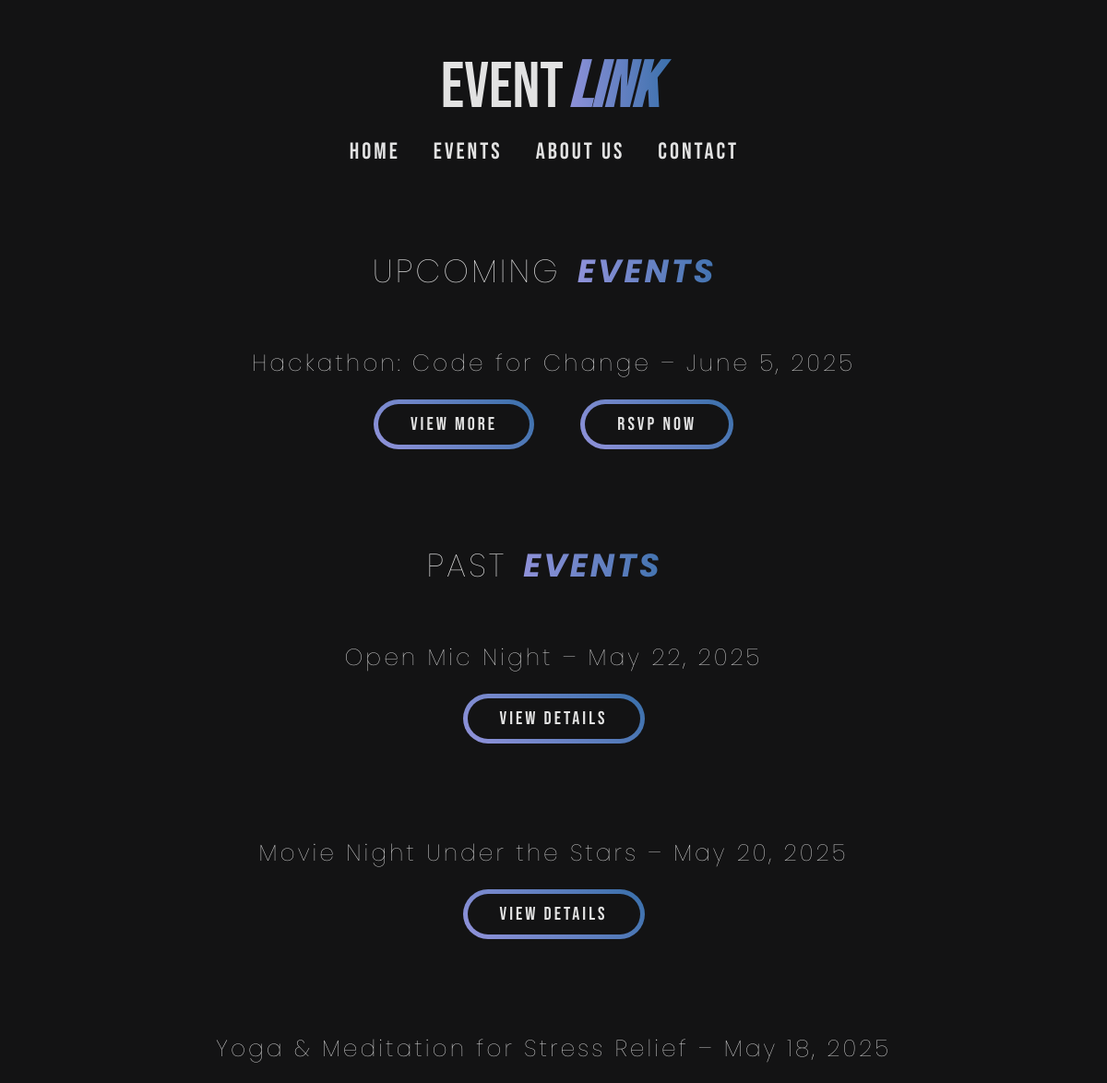
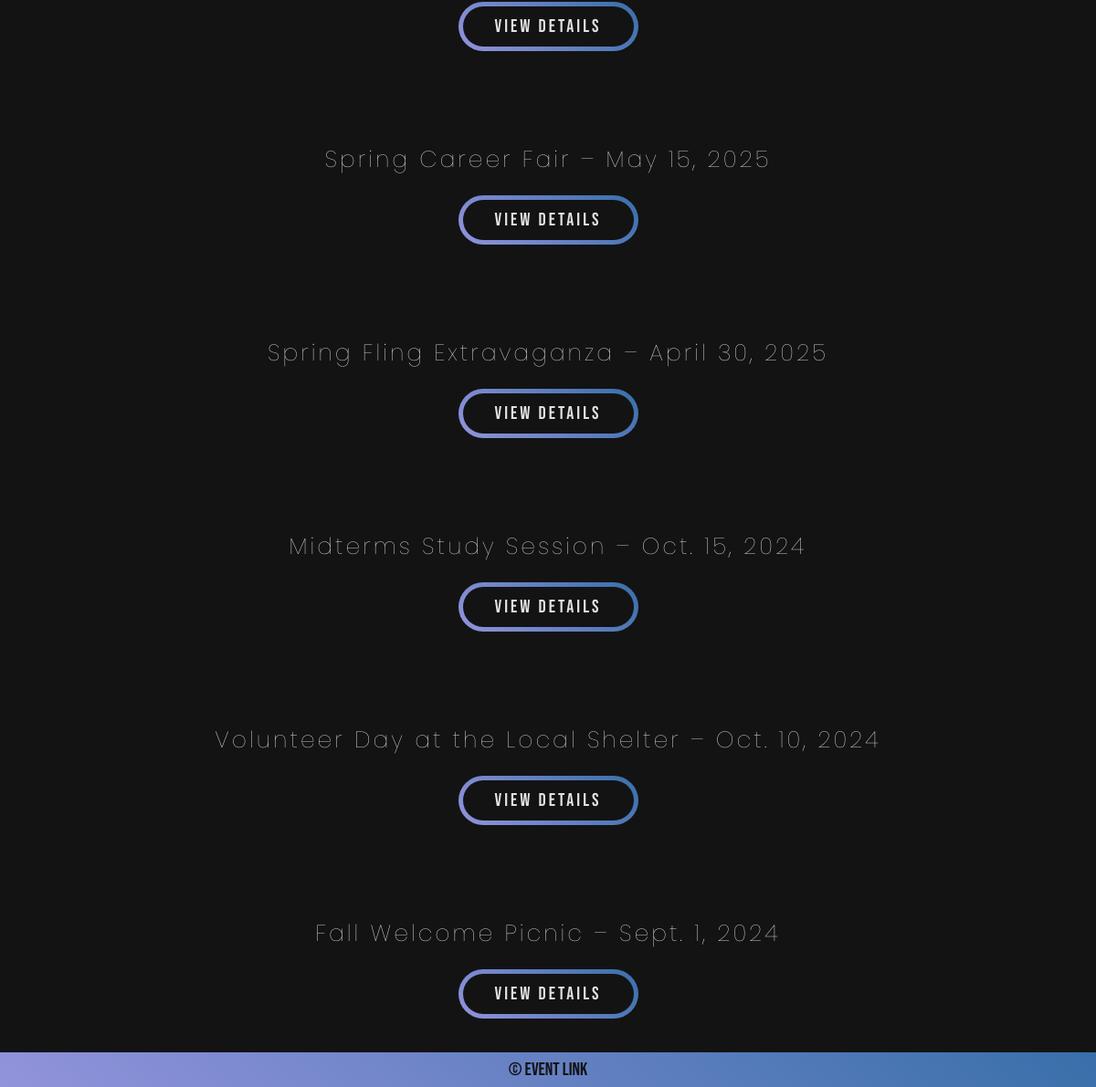
The page / on the database its author committed (2 pictures, top to bottom).
### events/models.py (models this page shows, shortened)
class Event (models.Model):
	title 		= models.CharField(max_length=100)
	description 	= models.TextField()
	date 		= models.DateField()
	time 		= models.TimeField()
	location 	= models.CharField(max_length=100)
	category 	= models.CharField(max_length=50)

### events/views.py (the view)
# urls.py: path('', views.event_list, name='event_list'),
def event_list(request):
	upcoming = get_upcoming_events()
	past = get_past_events()
	return render(request, 'event_list.html', {
		'upcoming_events': upcoming,
		'past_events': past
	})

### events/services.py (called while the page is built)
def get_upcoming_events():
    return Event.objects.filter(date__gte=date.today()).order_by('date')

def get_past_events():
    return Event.objects.filter(date__lt=date.today()).order_by('-date')

### events/templates/event_list.html
{% extends "template.html" %}
{% block content %}
<h2 class="main-title">Upcoming <div class="link-color">Events</div></h2>
<ul>
    {% for event in upcoming_events %}
		<li class="event">
			<div class="space"><p> </p></div>
			{{ event.title }} – {{ event.date }}
			<br>
            <div class="event-button"><a href="{% url 'event_detail' event.id %}">
				<button>View More</button>
			</a></div>
	    	<div class="event-button"><a href="{% url 'rsvp' event.id %}">
				<button>RSVP Now</button>
			</a></div>
        </li>
    {% empty %}
        <li class="empty-text1">No upcoming events.</li>
	<li class="empty-text2">Check back later for any updates!</li>
    {% endfor %}
</ul>
<br><br><br>
<h2 class="main-title">Past <div class="link-color">Events</div></h2>
<ul>
    {% for event in past_events %}
    	<li class="event">
			<div class="space"><p> </p></div>
			{{ event.title }} – {{ event.date }}
			<br>
			<div class="event-button"><a href="{% url 'event_detail' event.id %}">
				<button>View Details</button>
			</div></a>
    	</li>
    {% empty %}
    	<li class="empty-text3">No past events yet.</li>
    {% endfor %}
</ul>
{% endblock %}

### events/templates/template.html (shortened to what this page needs)
{% load static %}
<!DOCTYPE html>
<html lang="en">
<head>
    <link rel="stylesheet" href="{% static 'css/styles.css' %}" />
</head>
<body>
    <header>
        <h1><a href="{% url 'event_list' %}">Event<div class="link-color">Link</div></a></h1>
    </header>
    <nav class="menu">
        <ul class="links">
            <li><a href="">Home</a></li>
            <li><a href="{% url 'event_list' %}">Events</a></li>
            <li><a href="">About Us</a></li>
            <li><a href="">Contact</a></li>
        </ul>
    </nav>
    <main>
        {% block content %}{% endblock %}
        <div class="space"><p> </p></div>
    </main>
    <footer>
        <p>&copy; Event Link</p>
    </footer>
</body>
</html>

### events/static/css/styles.css (style rules this page uses)
* { margin: 0; padding: 0; box-sizing: border-box; }
body { background-color: #131314; overflow-x: hidden; }
header h1 { color: rgb(226, 226, 226); font-size: 2rem; font-family: 'Bebas Neue'; text-align: center; line-height: 190px; font-size: 70px; font-weight: lighter; }
header a { text-decoration: none; color: inherit; padding-left: 10px; }
.link-color { background: linear-gradient(to right, rgb(146, 147, 219), rgb(56, 111, 170)); -webkit-background-clip: text; background-clip: text; color: transparent; display: inline-grid; text-indent: 5px; font-weight: 700; font-style: italic; padding-right: 20px; }
.menu { display: flex; justify-content: space-around; line-height: 0px; margin-top: -35px; padding-bottom: 90px; }
.links { display: flex; }
.menu li { list-style: none; margin: 10px 8px; padding-right: 20px; }
.links li a { text-decoration: none; position: relative; text-transform: uppercase; letter-spacing: 3px; color: rgb(226, 226, 226); font-family: 'Bebas Neue'; font-size: 25px; font-weight: lighter; }
.links li a:after { content: " "; position: absolute; background: linear-gradient(to right,rgb(146, 147, 219), rgb(56, 111, 170)); height: 3px; width: 0; left: 0; bottom: -10px; transition: 0.3s; }
footer { background: linear-gradient(45deg, #9293db, rgb(56, 111, 170)); position: fixed; bottom: 0; left: 0; width: 100%; z-index: 1000; }
footer p { color: #131314; padding: 7px; text-align: center; font-family: 'Bebas Neue'; font-size: 20px; }
.main-title { color: rgb(226, 226, 226); font-family: 'Poppins', sans-serif; font-weight: lighter; text-align: center; text-transform: uppercase; letter-spacing: 3px; font-size: 35px; }
.event { color: rgb(226, 226, 226); font-family: 'Poppins', sans-serif; font-weight: lighter; text-align: center; letter-spacing: 3px; font-size: 25px; padding: 25px; }
.event-button { padding: 20px; display: inline-block; justify-content: center; align-items: center; }
.event-button button { padding: 15px 40px; border: none; outline: none; position: relative; z-index: 1; border-radius: 40px; background: linear-gradient(45deg, #9293db, rgb(56, 111, 170)); cursor: pointer; text-decoration: none; text-transform: uppercase; letter-spacing: 3px; color: rgb(226, 226, 226); font-family: 'Bebas Neue'; font-size: 20px; font-weight: light; }
.event-button button::before { content: ""; position: absolute; left: 5px; right: 5px; top: 5px; bottom: 5px; border-radius: 40px; background-color: #131314; z-index: -1; transition: 200ms }
.space { padding: 15px; }

### rows shown on the page
Event: title "Hackathon: Code for Change", date "June 5, 2025"
Event: title "Open Mic Night", date "May 22, 2025"
Event: title "Movie Night Under the Stars", date "May 20, 2025"
Event: title "Yoga & Meditation for Stress Relief", date "May 18, 2025"
Event: title "Spring Career Fair", date "May 15, 2025"
Event: title "Spring Fling Extravaganza", date "April 30, 2025"
Event: title "Midterms Study Session", date "Oct. 15, 2024"
Event: title "Volunteer Day at the Local Shelter", date "Oct. 10, 2024"
Event: title "Fall Welcome Picnic", date "Sept. 1, 2024"
